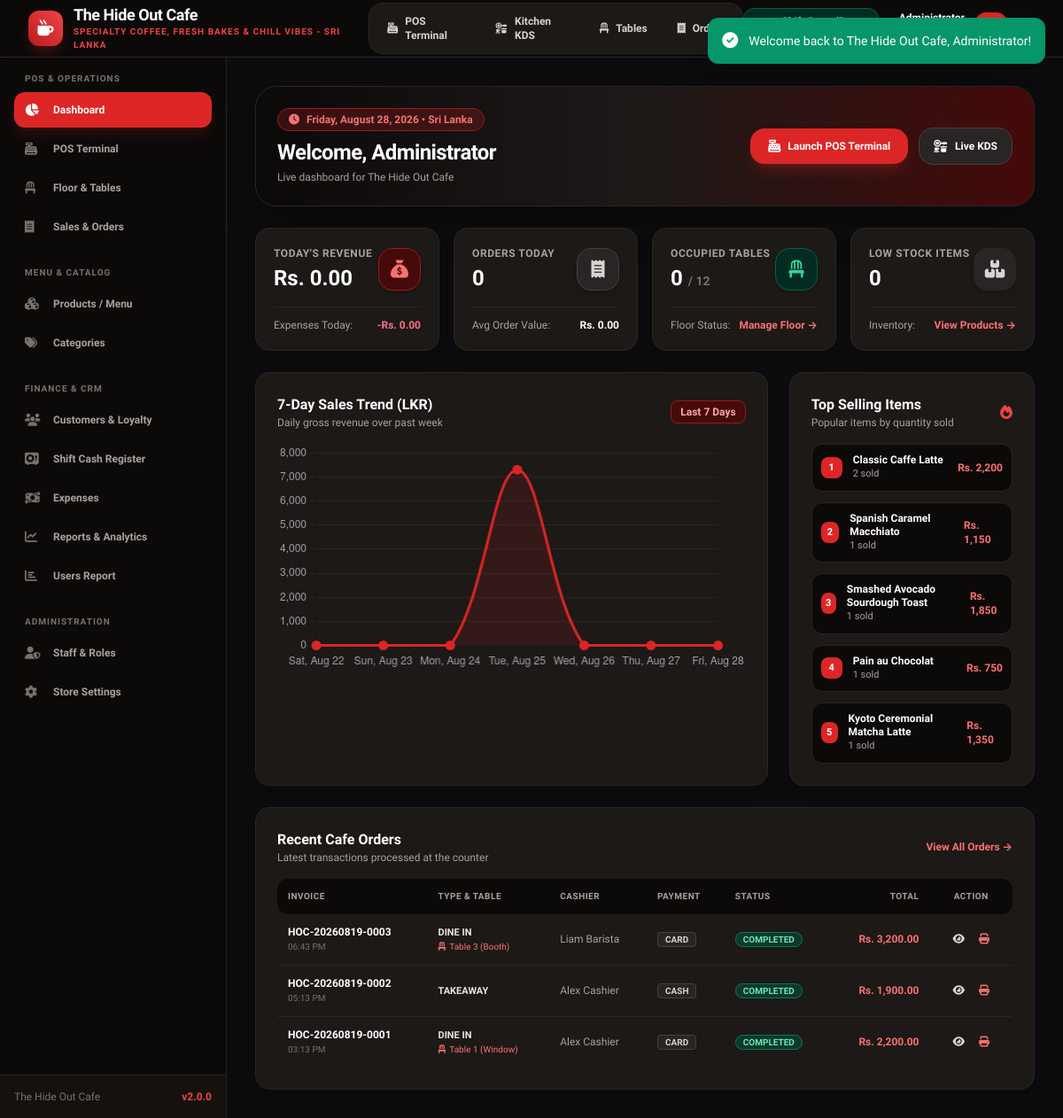
/dashboard.php (signed in), run on the app's committed database.
### tables this page shows
CREATE TABLE `cash_registers` (
  `id` INT AUTO_INCREMENT PRIMARY KEY,
  `user_id` INT NOT NULL,
  `opening_cash` DECIMAL(10,2) NOT NULL DEFAULT 5000.00,
  `closing_cash` DECIMAL(10,2) NULL,
  `total_cash_sales` DECIMAL(10,2) NOT NULL DEFAULT 0.00,
  `total_card_sales` DECIMAL(10,2) NOT NULL DEFAULT 0.00,
  `total_upi_sales` DECIMAL(10,2) NOT NULL DEFAULT 0.00,
  `difference_amount` DECIMAL(10,2) NULL,
  `opening_time` TIMESTAMP DEFAULT CURRENT_TIMESTAMP,
  `closing_time` TIMESTAMP NULL,
  `status` ENUM('open', 'closed') NOT NULL DEFAULT 'open',
  `notes` TEXT NULL,
  FOREIGN KEY (`user_id`) REFERENCES `users`(`id`)
);

CREATE TABLE `users` (
  `id` INT AUTO_INCREMENT PRIMARY KEY,
  `name` VARCHAR(100) NOT NULL,
  `email` VARCHAR(100) NOT NULL UNIQUE,
  `password` VARCHAR(255) NOT NULL,
  `role` ENUM('admin', 'manager', 'cashier') NOT NULL DEFAULT 'cashier',
  `phone` VARCHAR(20) NULL,
  `status` ENUM('active', 'inactive') NOT NULL DEFAULT 'active',
  `created_at` TIMESTAMP DEFAULT CURRENT_TIMESTAMP
);

CREATE TABLE `orders` (
  `id` INT AUTO_INCREMENT PRIMARY KEY,
  `invoice_no` VARCHAR(50) NOT NULL UNIQUE,
  `order_type` ENUM('dine_in', 'takeaway', 'delivery') NOT NULL DEFAULT 'dine_in',
  `table_id` INT NULL,
  `customer_id` INT NULL,
  `user_id` INT NOT NULL,
  `subtotal` DECIMAL(10,2) NOT NULL DEFAULT 0.00,
  `discount_amount` DECIMAL(10,2) NOT NULL DEFAULT 0.00,
  `promotion_discount` DECIMAL(10,2) NOT NULL DEFAULT 0.00,
  `normal_discount` DECIMAL(10,2) NOT NULL DEFAULT 0.00,
  `discount_percent` DECIMAL(5,2) NOT NULL DEFAULT 0.00,
  `tax_amount` DECIMAL(10,2) NOT NULL DEFAULT 0.00,
  `service_charge` DECIMAL(10,2) NOT NULL DEFAULT 0.00,
  `grand_total` DECIMAL(10,2) NOT NULL DEFAULT 0.00,
  `paid_amount` DECIMAL(10,2) NOT NULL DEFAULT 0.00,
  `change_amount` DECIMAL(10,2) NOT NULL DEFAULT 0.00,
  `payment_method` ENUM('cash', 'card', 'upi', 'split') NOT NULL DEFAULT 'cash',
  `payment_status` ENUM('paid', 'unpaid', 'refunded') NOT NULL DEFAULT 'paid',
  `order_status` ENUM('pending', 'preparing', 'ready', 'completed', 'cancelled') NOT NULL DEFAULT 'completed',
  `notes` TEXT NULL,
  `created_at` TIMESTAMP DEFAULT CURRENT_TIMESTAMP,
  FOREIGN KEY (`table_id`) REFERENCES `tables`(`id`) ON DELETE SET NULL,
  FOREIGN KEY (`customer_id`) REFERENCES `customers`(`id`) ON DELETE SET NULL,
  FOREIGN KEY (`user_id`) REFERENCES `users`(`id`)
);

CREATE TABLE `tables` (
  `id` INT AUTO_INCREMENT PRIMARY KEY,
  `table_number` VARCHAR(20) NOT NULL UNIQUE,
  `name` VARCHAR(50) NOT NULL,
  `floor_area` VARCHAR(50) NOT NULL DEFAULT 'Indoor Lounge',
  `seating_capacity` INT NOT NULL DEFAULT 2,
  `status` ENUM('available', 'occupied', 'billed', 'reserved') NOT NULL DEFAULT 'available',
  `current_order_id` INT NULL,
  `created_at` TIMESTAMP DEFAULT CURRENT_TIMESTAMP
);

### dashboard.php (the view, shortened to what the rows shown need)
<?php
require_once __DIR__ . '/config/functions.php';
$settings = getSettings();
$sevenDaysSales = db()->fetchAll(
    "SELECT DATE(created_at) as sale_date, SUM(grand_total) as daily_total, COUNT(id) as order_count
     FROM orders
     WHERE created_at >= DATE_SUB(CURDATE(), INTERVAL 6 DAY) AND payment_status = 'paid' AND order_status != 'cancelled'
     GROUP BY DATE(created_at)
     ORDER BY sale_date ASC"
);
$datesMap = [];
for ($i = 6; $i >= 0; $i--) {
    $d = date('Y-m-d', strtotime("-$i days"));
    $datesMap[$d] = 0;
}
foreach ($sevenDaysSales as $row) {
    if (isset($datesMap[$row['sale_date']])) {
        $datesMap[$row['sale_date']] = (float)$row['daily_total'];
    }
}
$chartLabels = array_map(function($d) { return date('D, M d', strtotime($d)); }, array_keys($datesMap));
$chartValues = array_values($datesMap);
$recentOrders = db()->fetchAll(
    "SELECT o.*, t.name as table_name, u.name as cashier_name
     FROM orders o
     LEFT JOIN tables t ON o.table_id = t.id
     LEFT JOIN users u ON o.user_id = u.id
     ORDER BY o.id DESC
     LIMIT 6"
);
require_once __DIR__ . '/includes/header.php';
?>
<main class="flex-1 overflow-y-auto p-4 sm:p-6 lg:p-8 bg-[#0c0c0e]">
    <div class="max-w-7xl mx-auto space-y-6">
        <div class="flex flex-col sm:flex-row sm:items-center justify-between gap-4 bg-gradient-to-r from-stone-950 via-stone-900 to-red-950 p-6 rounded-3xl text-white shadow-2xl border border-stone-800">
            <div>
                <div class="inline-flex items-center gap-2 px-3 py-1 rounded-full bg-red-600/20 text-red-400 text-xs font-bold mb-2 border border-red-800">
                    <i class="fa-solid fa-clock"></i> <?= date('l, F j, Y') ?> &bull; Sri Lanka
                </div>
                <h2 class="text-2xl font-black tracking-tight">Welcome, <?= e($user['name']) ?></h2>
                <p class="text-stone-400 text-xs mt-1">Live dashboard for <?= e($settings['cafe_name'] ?? 'The Hide Out Cafe') ?></p>
            </div>
        </div>
        <div class="bg-stone-900 border border-stone-800 rounded-2xl p-6 shadow-lg">
            <div class="overflow-x-auto">
                <table class="w-full text-xs text-left">
                    <thead class="bg-stone-950 text-stone-400 font-bold uppercase text-[10px] tracking-wider rounded-xl">
                        <tr>
                            <th class="p-3 rounded-l-xl">Invoice</th>
                            <th class="p-3">Type & Table</th>
                            <th class="p-3">Cashier</th>
                            <th class="p-3">Payment</th>
                            <th class="p-3">Status</th>
                            <th class="p-3 text-right">Total</th>
                            <th class="p-3 text-center rounded-r-xl">Action</th>
                        </tr>
                    </thead>
                    <tbody class="divide-y divide-stone-800">
                        <?php if (empty($recentOrders)): ?>
                            <tr>
                                <td colspan="7" class="p-6 text-center text-stone-500">No recent orders.</td>
                            </tr>
                        <?php else: ?>
                            <?php foreach ($recentOrders as $ro): ?>
                            <tr class="hover:bg-stone-950/80 transition">
                                <td class="p-3 font-bold text-white"><?= e($ro['invoice_no']) ?><br><span class="text-[10px] font-normal text-stone-500"><?= date('h:i A', strtotime($ro['created_at'])) ?></span></td>
                                <td class="p-3">
                                    <span class="font-semibold text-stone-200 uppercase text-[11px]"><?= e(str_replace('_', ' ', $ro['order_type'])) ?></span>
                                    <?php if (!empty($ro['table_name'])): ?>
                                        <span class="block text-[10px] text-red-400 font-medium"><i class="fa-solid fa-chair mr-1"></i><?= e($ro['table_name']) ?></span>
                                    <?php endif; ?>
                                </td>
                                <td class="p-3 text-stone-400"><?= e($ro['cashier_name'] ?? 'Staff') ?></td>
                                <td class="p-3">
                                    <span class="px-2 py-0.5 rounded text-[10px] font-extrabold uppercase bg-stone-800 text-stone-300 border border-stone-700"><?= e($ro['payment_method']) ?></span>
                                </td>
                                <td class="p-3">
                                    <?php
                                    $stClass = 'bg-stone-800 text-stone-300';
                                    if ($ro['order_status'] === 'completed') $stClass = 'bg-emerald-900/60 text-emerald-300 border border-emerald-700';
                                    ?>
                                    <span class="px-2 py-0.5 rounded-full text-[10px] font-extrabold uppercase <?= $stClass ?>"><?= e($ro['order_status']) ?></span>
                                </td>
                                <td class="p-3 text-right font-black text-red-400"><?= $currency ?> <?= number_format($ro['grand_total'], 2) ?></td>
                                <td class="p-3 text-center">
                                    <div class="flex items-center justify-center gap-1">
                                        <a href="<?= BASE_URL ?>/order_view.php?id=<?= $ro['id'] ?>" class="p-1.5 hover:bg-stone-800 rounded-lg text-stone-300 transition" title="View Details">
                                            <i class="fa-solid fa-eye"></i>
                                        </a>
                                        <a href="<?= BASE_URL ?>/print_receipt.php?id=<?= $ro['id'] ?>" target="_blank" class="p-1.5 hover:bg-stone-800 rounded-lg text-red-400 transition" title="Print Thermal Slip">
                                            <i class="fa-solid fa-print"></i>
                                        </a>
                                    </div>
                                </td>
                            </tr>
                            <?php endforeach; ?>
                        <?php endif; ?>
                    </tbody>
                </table>
            </div>
        </div>
    </div>
</main>
<script>
  const ctx = document.getElementById('salesTrendChart').getContext('2d');
  new Chart(ctx, {
    type: 'line',
    data: {
      labels: <?= json_encode($chartLabels) ?>,
      datasets: [{
        label: 'Gross Sales (<?= $currency ?>)',
        data: <?= json_encode($chartValues) ?>,
        borderColor: '#dc2626',
        backgroundColor: 'rgba(220, 38, 38, 0.12)',
        borderWidth: 3,
        fill: true,
        tension: 0.35,
        pointBackgroundColor: '#dc2626',
        pointRadius: 4
      }]
    },
    options: {
      responsive: true,
      maintainAspectRatio: false,
      plugins: {
        legend: { display: false }
      },
      scales: {
        y: {
          beginAtZero: true,
          grid: { color: 'rgba(255,255,255,0.05)' },
          ticks: { color: '#a1a1aa' }
        },
        x: {
          grid: { display: false },
          ticks: { color: '#a1a1aa' }
        }
      }
    }
  });
</script>
<?php require_once __DIR__ . '/includes/footer.php'; ?>

### data on the page
cash_registers: user.name "Administrator"
orders: invoice_no "HOC-20260819-0003", created_at "06:43 PM", order_type "DINE IN", table.name "Table 3 (Booth)", user.name "Liam Barista", payment_method "CARD", order_status "COMPLETED", grand_total "3,200.00"
orders: invoice_no "HOC-20260819-0002", created_at "05:13 PM", order_type "TAKEAWAY", user.name "Alex Cashier", payment_method "CASH", order_status "COMPLETED", grand_total "1,900.00"
orders: invoice_no "HOC-20260819-0001", created_at "03:13 PM", order_type "DINE IN", table.name "Table 1 (Window)", user.name "Alex Cashier", payment_method "CARD", order_status "COMPLETED", grand_total "2,200.00"

### other printed values
$settings['cafe_name'] "The Hide Out Cafe"
$settings['cafe_tagline'] "SPECIALTY COFFEE, FRESH BAKES & CHILL VIBES - SRI LANKA"
APP_NAME "The Hide Out Cafe"
APP_VERSION "2.0.0"
$currency "Rs."
$todayStats['gross_sales'] "0.00"
$todayExpenses['total'] "0.00"
$todayStats['total_orders'] "0"
$todayStats['avg_order_val'] "0.00"
$occupiedTables['total'] "0"
$totalTables['total'] "12"
$lowStockCount['total'] "0"
$tp['product_name'] "Classic Caffe Latte"
$tp['total_qty'] "2"
$tp['total_revenue'] "2,200"
